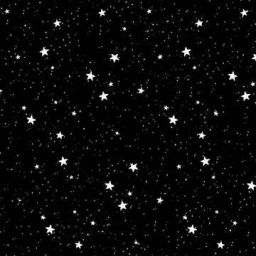
#> input picture Resources/yildiz.jpg, 256 x 256 px
$ python Gradient.py
#> lines starting #> are read from the running program, lines starting #| are printed output that depends on the picture
import cv2 as cv
import numpy as np

image = cv.imread("../Resources/yildiz.jpg")
#> image is the input picture: shape (256, 256, 3); min 0, max 255, mean 9.8

cv.imshow("Original Space image", image)


kernel = np.ones((2,2) ,dtype=np.uint8)
gradient_image = cv.morphologyEx(image , cv.MORPH_GRADIENT,kernel)
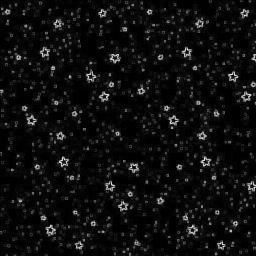
#> gradient_image: shape (256, 256, 3); min 0, max 242, mean 14.9
cv.imshow("Gradient Image" ,gradient_image)
#We use gradient to find edges of shapes inside the image
# genisleme = cv2.dilate(img,kernel,iterations=1)
# erozyon = cv2.erode(img,kernel,iterations=1)
# fark = genisleme-erozyon

cv.waitKey()
